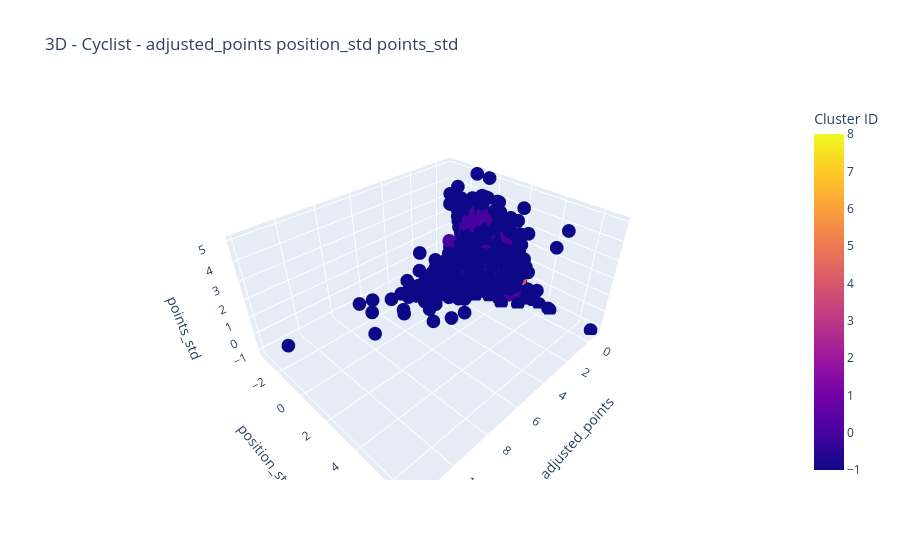

The cell this chart's notebook holds for it:
### Markdown cell above
# Cyclist cluster - DBSCAN
### FEATURES: 'adjusted_points', 'position_std', 'points_std'

### Code cell
with gzip.open('../dataset/cyclist_nf.pkl', 'r') as file:
    cyclists = pkl.load(file)
features = features = ['adjusted_points', 'position_std', 'points_std']
ut.clustering_DBSCAN(cyclists, features, 15, 'Cyclist', False, True, eps=0.25, min_samples=5, leaf_size=30, n_jobs=-1)

### Figure 1 — Plotly figure (JSON) as saved in the notebook; plotly's stock layout.template omitted (floating-point values rounded to 4 significant figures; data arrays with more than 128 entries replaced by an {"elided": "..."} marker saying what was removed)
{"data": [{"hovertemplate": "adjusted_points=%{x}<br>position_std=%{y}<br>points_std=%{z}<br>Cluster ID=%{marker.color}<extra></extra>", "legendgroup": "", "marker": {"color": {"elided": "4129 int values"}, "coloraxis": "coloraxis", "symbol": "circle"}, "mode": "markers", "name": "", "scene": "scene", "showlegend": false, "type": "scatter3d", "x": {"elided": "4129 float values"}, "y": {"elided": "4129 float values"}, "z": {"elided": "4129 float values"}}], "layout": {"coloraxis": {"colorbar": {"title": {"text": "Cluster ID"}}, "colorscale": [[0, "#0d0887"], [0.1111, "#46039f"], [0.2222, "#7201a8"], [0.3333, "#9c179e"], [0.4444, "#bd3786"], [0.5556, "#d8576b"], [0.6667, "#ed7953"], [0.7778, "#fb9f3a"], [0.8889, "#fdca26"], [1, "#f0f921"]]}, "legend": {"title": {"text": "Cluster ID"}, "tracegroupgap": 0, "x": 1, "y": 1}, "scene": {"domain": {"x": [0, 1], "y": [0, 1]}, "xaxis": {"title": {"text": "adjusted_points"}}, "yaxis": {"title": {"text": "position_std"}}, "zaxis": {"title": {"text": "points_std"}}}, "title": {"text": "3D - Cyclist - adjusted_points position_std points_std "}}}
